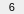
        <widget class="PyDMFrame" name="composite_3">
          <property name="geometry">
            <rect>
              <x>26</x>
              <y>210</y>
              <width>24</width>
              <height>14</height>
            </rect>
          </property>
          <property name="sizePolicy">
            <sizepolicy hsizetype="Ignored" vsizetype="Ignored">
              <horstretch>0</horstretch>
              <verstretch>0</verstretch>
            </sizepolicy>
          </property>
          <layout class="QGridLayout" name="gridLayout_4" columnstretch="24" rowstretch="1,12,1">
            <property name="leftMargin">
              <number>0</number>
            </property>
            <property name="topMargin">
              <number>0</number>
            </property>
            <property name="rightMargin">
              <number>0</number>
            </property>
            <property name="bottomMargin">
              <number>0</number>
            </property>
            <property name="horizontalSpacing">
              <number>0</number>
            </property>
            <property name="verticalSpacing">
              <number>0</number>
            </property>
            <item row="1" column="1">
              <widget class="PyDMRelatedDisplayButton" name="related_display_3">
                <property name="geometry">
                  <rect>
                    <x>12</x>
                    <y>1</y>
                    <width>12</width>
                    <height>12</height>
                  </rect>
                </property>
                <property name="sizePolicy">
                  <sizepolicy hsizetype="Ignored" vsizetype="Ignored">
                    <horstretch>0</horstretch>
                    <verstretch>0</verstretch>
                  </sizepolicy>
                </property>
                <property name="showIcon" stdset="0">
                  <bool>true</bool>
                </property>
                <property name="font">
                  <font>
                    <pointsize>7</pointsize>
                  </font>
                </property>
                <property name="styleSheet">
                  <string notr="true">PyDMRelatedDisplayButton#related_display_3 {
  color: rgb(0, 0, 0);
  background-color: rgb(115, 223, 255);
  }</string>
                </property>
                <property name="titles" stdset="0">
                  <stringlist>
                    <string>m6</string>
                  </stringlist>
                </property>
                <property name="filenames" stdset="0">
                  <stringlist>
                    <string>motorx_more.ui</string>
                  </stringlist>
                </property>
                <property name="macros" stdset="0">
                  <stringlist>
                    <string>P=${P},M=m6</string>
                  </stringlist>
                </property>
                <property name="openInNewWindow" stdset="0">
                  <bool>true</bool>
                </property>
              </widget>
            </item>
            <item row="1" column="0">
              <widget class="PyDMDrawingRectangle" name="rectangle_26">
                <property name="geometry">
                  <rect>
                    <x>0</x>
                    <y>1</y>
                    <width>24</width>
                    <height>12</height>
                  </rect>
                </property>
                <property name="sizePolicy">
                  <sizepolicy hsizetype="Ignored" vsizetype="Ignored">
                    <horstretch>0</horstretch>
                    <verstretch>0</verstretch>
                  </sizepolicy>
                </property>
                <property name="brush" stdset="0">
                  <brush brushstyle="NoBrush">
                    <color alpha="255">
                      <red>115</red>
                      <green>255</green>
                      <blue>107</blue>
                    </color>
                  </brush>
                </property>
                <property name="penStyle" stdset="0">
                  <enum>Qt::SolidLine</enum>
                </property>
                <property name="penColor" stdset="0">
                  <color>
                    <red>115</red>
                    <green>255</green>
                    <blue>107</blue>
                  </color>
                </property>
                <property name="penWidth" stdset="0">
                  <double>2.0</double>
                </property>
                <property name="penCapStyle" stdset="0">
                  <enum>Qt::FlatCap</enum>
                </property>
                <property name="rules" stdset="0">
                  <string>[{&quot;name&quot;: &quot;visibility&quot;, &quot;property&quot;: &quot;Visible&quot;, &quot;channels&quot;: [{&quot;channel&quot;: &quot;ca://${P}m6.DMOV&quot;, &quot;trigger&quot;: true, &quot;use_enum&quot;: false}], &quot;expression&quot;: &quot;ch[0]==0&quot;}]</string>
                </property>
                <property name="toolTip">
                  <string>rectangle_26</string>
                </property>
              </widget>
            </item>
            <item row="1" column="0">
              <widget class="PyDMDrawingRectangle" name="rectangle_27">
                <property name="geometry">
                  <rect>
                    <x>0</x>
                    <y>1</y>
                    <width>24</width>
                    <height>12</height>
                  </rect>
                </property>
                <property name="sizePolicy">
                  <sizepolicy hsizetype="Ignored" vsizetype="Ignored">
                    <horstretch>0</horstretch>
                    <verstretch>0</verstretch>
                  </sizepolicy>
                </property>
                <property name="brush" stdset="0">
                  <brush brushstyle="SolidPattern">
                    <color alpha="255">
                      <red>174</red>
                      <green>174</green>
                      <blue>174</blue>
                    </color>
                  </brush>
                </property>
                <property name="penStyle" stdset="0">
                  <enum>Qt::SolidLine</enum>
                </property>
                <property name="penColor" stdset="0">
                  <color>
                    <red>174</red>
                    <green>174</green>
                    <blue>174</blue>
                  </color>
                </property>
                <property name="penWidth" stdset="0">
                  <double>0</double>
                </property>
                <property name="penCapStyle" stdset="0">
                  <enum>Qt::FlatCap</enum>
                </property>
                <property name="toolTip">
                  <string>rectangle_27</string>
                </property>
              </widget>
            </item>
            <item row="0" column="0" rowspan="3">
              <widget class="QLabel" name="text_4">
                <property name="geometry">
                  <rect>
                    <x>0</x>
                    <y>0</y>
                    <width>24</width>
                    <height>14</height>
                  </rect>
                </property>
                <property name="sizePolicy">
                  <sizepolicy hsizetype="Ignored" vsizetype="Ignored">
                    <horstretch>0</horstretch>
                    <verstretch>0</verstretch>
                  </sizepolicy>
                </property>
                <property name="text">
                  <string>6</string>
                </property>
                <property name="font">
                  <font>
                    <pointsize>8</pointsize>
                  </font>
                </property>
                <property name="brush" stdset="0">
                  <brush brushstyle="SolidPattern">
                    <color alpha="255">
                      <red>0</red>
                      <green>0</green>
                      <blue>0</blue>
                    </color>
                  </brush>
                </property>
                <property name="toolTip">
                  <string>text_4</string>
                </property>
                <property name="alignment">
                  <set>Qt::AlignCenter</set>
                </property>
                <property name="styleSheet">
                  <string notr="true">QLabel#text_4 {
  color: rgb(0, 0, 0);
  }</string>
                </property>
              </widget>
            </item>
          </layout>
        </widget>
